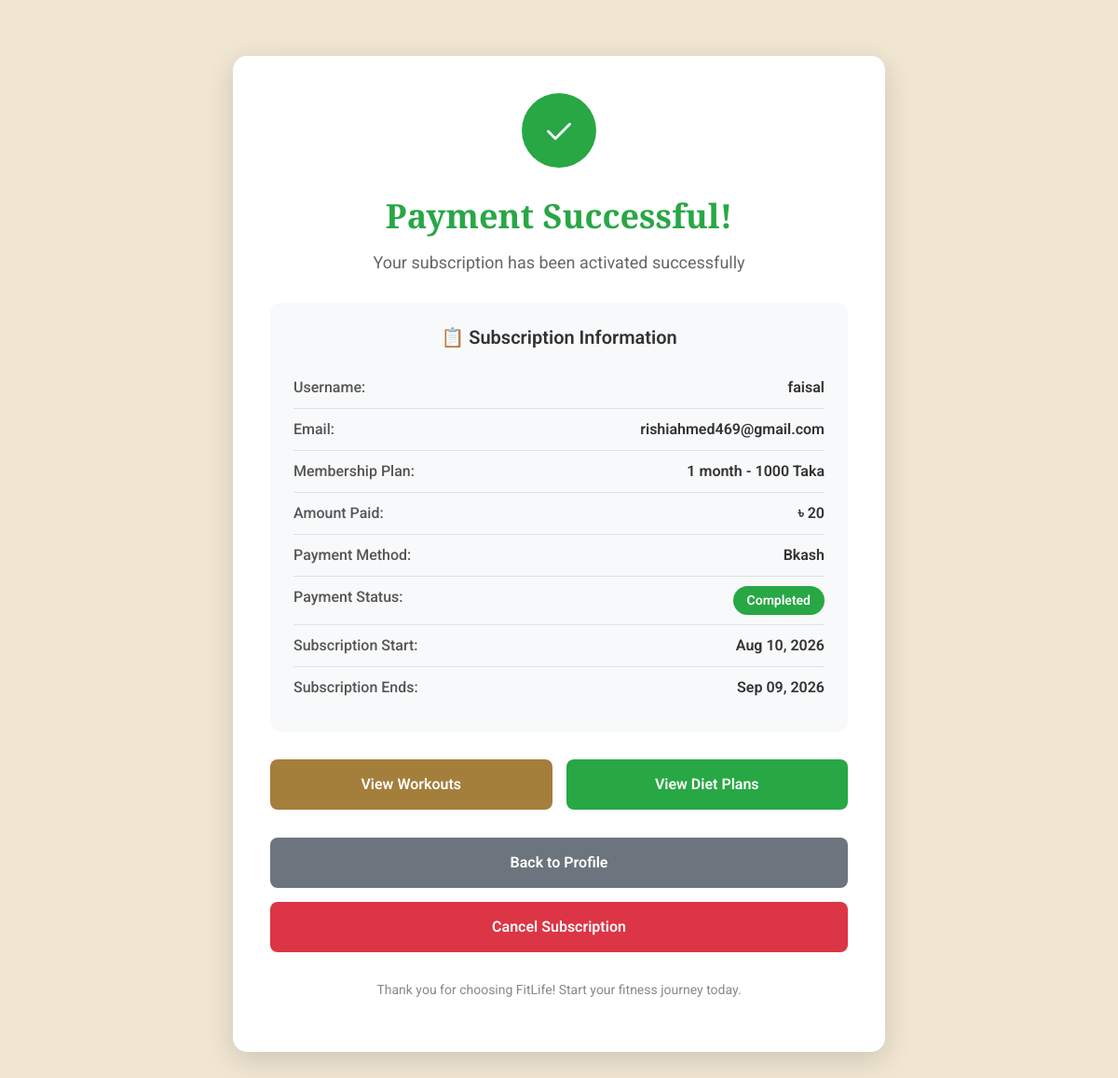
Screenshot of /subscription-success/ (signed in) with the database file from the repository.
### main/models.py (models this page shows, shortened)
class Enroll(models.Model):
    client_usrname = models.CharField(max_length=10, unique=True)
    Email=models.EmailField(max_length=200, blank=True, null=True)
    Gender=models.CharField(max_length=15, blank=True, null=True)
    phone=models.CharField(max_length=15, blank=True, null=True)
    member=models.CharField(max_length=200, blank=True, null=True)
    paymentStatus=models.CharField(max_length=55,blank=True,null=True)
    payment_method=models.CharField(max_length=20, blank=True, null=True)  # 'stripe' or 'bkash'
    Price=models.IntegerField(blank=True,null=True)
    DueDate=models.DateTimeField(blank=True,null=True)
    subscription_start_date=models.DateTimeField(blank=True,null=True)
    subscription_end_date=models.DateTimeField(blank=True,null=True)
    is_active=models.BooleanField(default=False)
    timeStamp=models.DateTimeField(auto_now_add=True,blank=True)

### main/views.py (the view)
# urls.py: path('subscription-success/', views.subscription_success, name='subscription_success'),
@login_required(login_url='clientLogin')
def subscription_success(request):
    try:
        enrollment = Enroll.objects.get(client_usrname=request.user.username)
        show_alert = request.session.pop('show_payment_alert', False)
        return render(request, 'subscription_success.html', {
            'enrollment': enrollment,
            'show_alert': show_alert
        })
    except Enroll.DoesNotExist:
        messages.error(request, 'No subscription found.')
        return redirect('enrollment')

### templates/subscription_success.html (shortened to what this page needs)
<!DOCTYPE html>
<html lang="en">
<head>
  <link rel="stylesheet" href="https://cdn.jsdelivr.net/npm/bootstrap@5.3.0/dist/css/bootstrap.min.css">
</head>
<body>
  <div class="success-container">
    <div class="success-card">
      <div class="success-icon {% if not show_alert %}active-subscription{% endif %}">
        <svg viewBox="0 0 52 52">
          <polyline points="14 27 22 35 38 19"/>
        </svg>
      </div>
      {% if show_alert %}
      <h1>Payment Successful!</h1>
      <p class="subtitle">Your subscription has been activated successfully</p>
      {% else %}
      <h1 class="active-subscription-title">Active Subscription</h1>
      <p class="subtitle">Your subscription is currently active</p>
      {% endif %}
      <div class="subscription-details">
        <h5>📋 Subscription Information</h5>
        <div class="detail-row">
          <span class="detail-label">Username:</span>
          <span class="detail-value">{{ enrollment.client_usrname }}</span>
        </div>
        <div class="detail-row">
          <span class="detail-label">Email:</span>
          <span class="detail-value">{{ enrollment.Email }}</span>
        </div>
        <div class="detail-row">
          <span class="detail-label">Membership Plan:</span>
          <span class="detail-value">{{ enrollment.member }}</span>
        </div>
        <div class="detail-row">
          <span class="detail-label">Amount Paid:</span>
          <span class="detail-value">৳ {{ enrollment.Price }}</span>
        </div>
        <div class="detail-row">
          <span class="detail-label">Payment Method:</span>
          <span class="detail-value text-capitalize">{{ enrollment.payment_method }}</span>
        </div>
        <div class="detail-row">
          <span class="detail-label">Payment Status:</span>
          <span class="detail-value"><span class="payment-badge">{{ enrollment.paymentStatus }}</span></span>
        </div>
        <div class="detail-row">
          <span class="detail-label">Subscription Start:</span>
          <span class="detail-value">{{ enrollment.subscription_start_date|date:"M d, Y" }}</span>
        </div>
        <div class="detail-row">
          <span class="detail-label">Subscription Ends:</span>
          <span class="detail-value">{{ enrollment.subscription_end_date|date:"M d, Y" }}</span>
        </div>
      </div>
      <div class="action-buttons">
        <a href="{% url 'wplanviewClient' %}" class="btn btn-workout">
           View Workouts
        </a>
        <a href="{% url 'planviewClient' %}" class="btn btn-diet">
           View Diet Plans
        </a>
      </div>
      <div class="action-buttons">
        <a href="{% url 'clientProfile' %}" class="btn btn-profile">
           Back to Profile
        </a>
      </div>
      <div class="action-buttons" style="margin-top: 15px;">
        <button onclick="confirmCancelSubscription()" class="btn btn-danger" style="background: #dc3545;">
           Cancel Subscription
        </button>
      </div>
      <p style="margin-top: 30px; color: #888; font-size: 14px;">
        Thank you for choosing FitLife! Start your fitness journey today.
      </p>
    </div>
  </div>
</body>
</html>

### templates/subscription_success.html (style rules this page uses)
body { background-color: #f0e6d2; font-family: "Roboto", sans-serif; min-height: 100vh; padding: 20px; }
.success-container { max-width: 700px; margin: 40px auto; }
.success-card { background: white; padding: 40px; border-radius: 15px; box-shadow: 0 8px 30px rgba(0, 0, 0, 0.15); text-align: center; }
.success-icon { width: 80px; height: 80px; background: #28a745; border-radius: 50%; display: flex; align-items: center; justify-content: center; margin: 0 auto 30px; animation: scaleIn 0.5s ease-out; }
.success-icon svg { width: 50px; height: 50px; stroke: white; stroke-width: 3; stroke-linecap: round; stroke-linejoin: round; fill: none; }
h1 { font-family: "Playfair Display", serif; color: #28a745; font-weight: 700; margin-bottom: 15px; font-size: 36px; }
.subtitle { color: #666; font-size: 18px; margin-bottom: 30px; }
.subscription-details { background: #f8f9fa; border-radius: 10px; padding: 25px; margin: 30px 0; text-align: left; }
.subscription-details h5 { font-weight: 600; color: #333; margin-bottom: 20px; text-align: center; }
.detail-row { display: flex; justify-content: space-between; padding: 10px 0; border-bottom: 1px solid #e0e0e0; }
.detail-row:last-child { border-bottom: none; }
.detail-label { font-weight: 500; color: #555; }
.detail-value { font-weight: 600; color: #333; }
.action-buttons { display: flex; gap: 15px; margin-top: 30px; }
.btn { flex: 1; padding: 15px; font-size: 16px; font-weight: 600; border-radius: 8px; border: none; transition: all 0.3s; }
.btn-workout { background: #a47e3b; color: white; }
.btn-diet { background: #28a745; color: white; }
.btn-profile { background: #6c757d; color: white; }
.btn-danger { background: #dc3545 !important; color: white; }
.payment-badge { display: inline-block; padding: 5px 15px; background: #28a745; color: white; border-radius: 20px; font-size: 14px; font-weight: 600; }

### rows the page displays
Enroll: client_usrname "faisal", Email "rishiahmed469@gmail.com", member "1 month - 1000 Taka", Price "20", payment_method "Bkash", paymentStatus "Completed", subscription_start_date "Aug 10, 2026", subscription_end_date "Sep 09, 2026"
